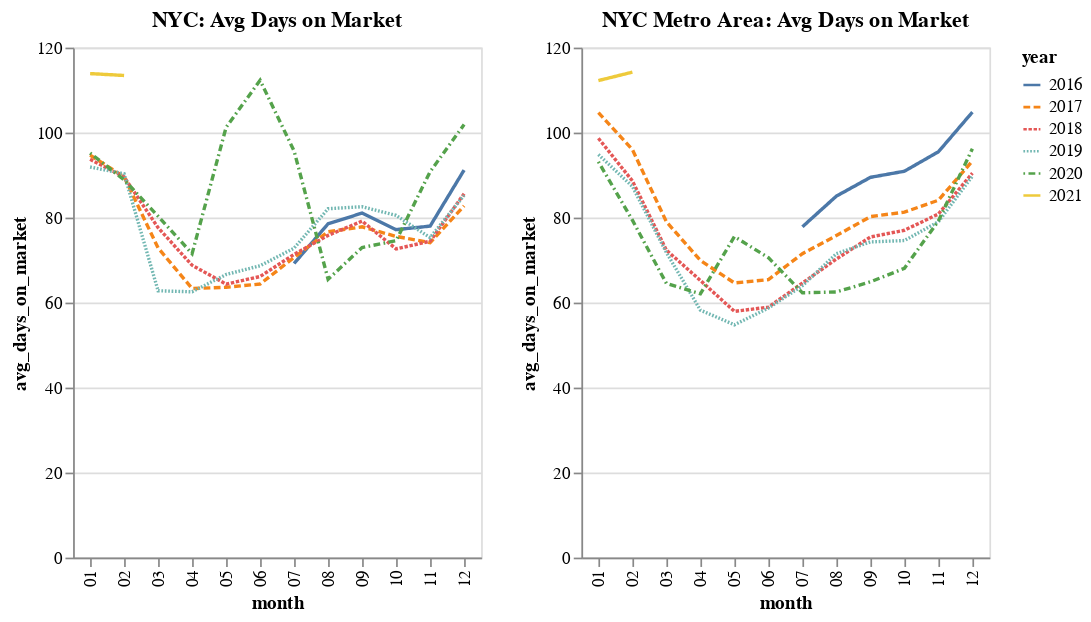

The cell this chart's notebook holds for it:
### Code cell
sup_nyc = alt.Chart(avg_hotness_nyc).mark_line().encode(
    x='month',
    y='avg_days_on_market',
    color='year',
    strokeDash='year',
).properties(title='NYC: Avg Days on Market')

dem_nyc = alt.Chart(avg_hotness_metro).mark_line().encode(
    x='month',
    y='avg_days_on_market',
    color='year',
    strokeDash='year',
).properties(title='NYC Metro Area: Avg Days on Market')

alt.hconcat(
   sup_nyc,
   dem_nyc,
)

### Figure 1 — Vega-Lite specification as saved in the notebook (floating-point values rounded to 4 significant figures)
{"config": {"view": {"continuousWidth": 400, "continuousHeight": 300}}, "hconcat": [{"data": {"name": "data-a573494c2784fa675849f02096a9c730"}, "mark": "line", "encoding": {"color": {"type": "nominal", "field": "year"}, "strokeDash": {"type": "nominal", "field": "year"}, "x": {"type": "nominal", "field": "month"}, "y": {"type": "quantitative", "field": "avg_days_on_market"}}, "title": "NYC: Avg Days on Market"}, {"data": {"name": "data-26e471bf45450fcedf46d312ef8ec84b"}, "mark": "line", "encoding": {"color": {"type": "nominal", "field": "year"}, "strokeDash": {"type": "nominal", "field": "year"}, "x": {"type": "nominal", "field": "month"}, "y": {"type": "quantitative", "field": "avg_days_on_market"}}, "title": "NYC Metro Area: Avg Days on Market"}], "$schema": "https://vega.github.io/schema/vega-lite/v4.8.1.json", "datasets": {"data-a573494c2784fa675849f02096a9c730": [{"month": "07", "year": "2016", "avg_listing_price": 973700.0, "sum_active_listing_count": 12368, "avg_days_on_market": 69.2, "sum_new_listing_count": 2700, "sum_total_listing_count": 17443}, {"month": "08", "year": "2016", "avg_listing_price": 965600.0, "sum_active_listing_count": 11986, "avg_days_on_market": 78.56, "sum_new_listing_count": 2292, "sum_total_listing_count": 16966}, {"month": "09", "year": "2016", "avg_listing_price": 948900.0, "sum_active_listing_count": 12370, "avg_days_on_market": 81.06, "sum_new_listing_count": 3556, "sum_total_listing_count": 17356}, {"month": "10", "year": "2016", "avg_listing_price": 936900.0, "sum_active_listing_count": 13007, "avg_days_on_market": 77.17, "sum_new_listing_count": 3260, "sum_total_listing_count": 18026}, {"month": "11", "year": "2016", "avg_listing_price": 963300.0, "sum_active_listing_count": 13865, "avg_days_on_market": 77.99, "sum_new_listing_count": 3884, "sum_total_listing_count": 19422}, {"month": "12", "year": "2016", "avg_listing_price": 995800.0, "sum_active_listing_count": 12601, "avg_days_on_market": 91.19, "sum_new_listing_count": 1428, "sum_total_listing_count": 18268}, {"month": "01", "year": "2017", "avg_listing_price": 1007000.0, "sum_active_listing_count": 12071, "avg_days_on_market": 94.7, "sum_new_listing_count": 3512, "sum_total_listing_count": 17545}, {"month": "02", "year": "2017", "avg_listing_price": 1004000.0, "sum_active_listing_count": 12410, "avg_days_on_market": 89.6, "sum_new_listing_count": 3388, "sum_total_listing_count": 18090}, {"month": "03", "year": "2017", "avg_listing_price": 1022000.0, "sum_active_listing_count": 12984, "avg_days_on_market": 72.86, "sum_new_listing_count": 3804, "sum_total_listing_count": 18914}, {"month": "04", "year": "2017", "avg_listing_price": 1016000.0, "sum_active_listing_count": 13834, "avg_days_on_market": 63.3, "sum_new_listing_count": 4320, "sum_total_listing_count": 20054}, {"month": "05", "year": "2017", "avg_listing_price": 1030000.0, "sum_active_listing_count": 15277, "avg_days_on_market": 63.6, "sum_new_listing_count": 5192, "sum_total_listing_count": 21802}, {"month": "06", "year": "2017", "avg_listing_price": 1005000.0, "sum_active_listing_count": 15487, "avg_days_on_market": 64.37, "sum_new_listing_count": 4512, "sum_total_listing_count": 21801}, {"month": "07", "year": "2017", "avg_listing_price": 1049000.0, "sum_active_listing_count": 14982, "avg_days_on_market": 70.63, "sum_new_listing_count": 3740, "sum_total_listing_count": 21096}, {"month": "08", "year": "2017", "avg_listing_price": 1015000.0, "sum_active_listing_count": 13807, "avg_days_on_market": 76.66, "sum_new_listing_count": 3268, "sum_total_listing_count": 18728}, {"month": "09", "year": "2017", "avg_listing_price": 998300.0, "sum_active_listing_count": 13831, "avg_days_on_market": 77.82, "sum_new_listing_count": 4112, "sum_total_listing_count": 18537}, {"month": "10", "year": "2017", "avg_listing_price": 999800.0, "sum_active_listing_count": 14724, "avg_days_on_market": 75.58, "sum_new_listing_count": 3880, "sum_total_listing_count": 19920}, {"month": "11", "year": "2017", "avg_listing_price": 1002000.0, "sum_active_listing_count": 13894, "avg_days_on_market": 74.11, "sum_new_listing_count": 2620, "sum_total_listing_count": 18942}, {"month": "12", "year": "2017", "avg_listing_price": 1016000.0, "sum_active_listing_count": 12834, "avg_days_on_market": 82.75, "sum_new_listing_count": 1896, "sum_total_listing_count": 32758}, {"month": "01", "year": "2018", "avg_listing_price": 1063000.0, "sum_active_listing_count": 12109, "avg_days_on_market": 93.71, "sum_new_listing_count": 3112, "sum_total_listing_count": 31557}, {"month": "02", "year": "2018", "avg_listing_price": 1022000.0, "sum_active_listing_count": 13616, "avg_days_on_market": 89.58, "sum_new_listing_count": 4240, "sum_total_listing_count": 31744}, {"month": "03", "year": "2018", "avg_listing_price": 972500.0, "sum_active_listing_count": 14785, "avg_days_on_market": 77.62, "sum_new_listing_count": 4224, "sum_total_listing_count": 19553}, {"month": "04", "year": "2018", "avg_listing_price": 976400.0, "sum_active_listing_count": 16631, "avg_days_on_market": 68.78, "sum_new_listing_count": 5404, "sum_total_listing_count": 21598}, {"month": "05", "year": "2018", "avg_listing_price": 977400.0, "sum_active_listing_count": 18149, "avg_days_on_market": 64.35, "sum_new_listing_count": 4908, "sum_total_listing_count": 23201}, {"month": "06", "year": "2018", "avg_listing_price": 977300.0, "sum_active_listing_count": 18749, "avg_days_on_market": 66.14, "sum_new_listing_count": 4652, "sum_total_listing_count": 24540}, {"month": "07", "year": "2018", "avg_listing_price": 1003000.0, "sum_active_listing_count": 18021, "avg_days_on_market": 71.35, "sum_new_listing_count": 3388, "sum_total_listing_count": 23770}, {"month": "08", "year": "2018", "avg_listing_price": 973000.0, "sum_active_listing_count": 17435, "avg_days_on_market": 75.81, "sum_new_listing_count": 3292, "sum_total_listing_count": 22946}, {"month": "09", "year": "2018", "avg_listing_price": 960200.0, "sum_active_listing_count": 18246, "avg_days_on_market": 79.17, "sum_new_listing_count": 5284, "sum_total_listing_count": 23496}, {"month": "10", "year": "2018", "avg_listing_price": 941500.0, "sum_active_listing_count": 19230, "avg_days_on_market": 72.64, "sum_new_listing_count": 4364, "sum_total_listing_count": 24194}, {"month": "11", "year": "2018", "avg_listing_price": 921900.0, "sum_active_listing_count": 19126, "avg_days_on_market": 74.44, "sum_new_listing_count": 3108, "sum_total_listing_count": 24104}, {"month": "12", "year": "2018", "avg_listing_price": 947000.0, "sum_active_listing_count": 17457, "avg_days_on_market": 85.62, "sum_new_listing_count": 2048, "sum_total_listing_count": 22538}, {"month": "01", "year": "2019", "avg_listing_price": 930900.0, "sum_active_listing_count": 16195, "avg_days_on_market": 91.91, "sum_new_listing_count": 4824, "sum_total_listing_count": 21044}, {"month": "02", "year": "2019", "avg_listing_price": 946000.0, "sum_active_listing_count": 16764, "avg_days_on_market": 90.31, "sum_new_listing_count": 3644, "sum_total_listing_count": 21653}, {"month": "03", "year": "2019", "avg_listing_price": 950500.0, "sum_active_listing_count": 17675, "avg_days_on_market": 62.78, "sum_new_listing_count": 4176, "sum_total_listing_count": 22458}, {"month": "04", "year": "2019", "avg_listing_price": 955200.0, "sum_active_listing_count": 18912, "avg_days_on_market": 62.54, "sum_new_listing_count": 5064, "sum_total_listing_count": 23567}, {"month": "05", "year": "2019", "avg_listing_price": 938500.0, "sum_active_listing_count": 20625, "avg_days_on_market": 66.62, "sum_new_listing_count": 5100, "sum_total_listing_count": 26331}, {"month": "06", "year": "2019", "avg_listing_price": 936500.0, "sum_active_listing_count": 21448, "avg_days_on_market": 68.67, "sum_new_listing_count": 4744, "sum_total_listing_count": 27268}, {"month": "07", "year": "2019", "avg_listing_price": 923200.0, "sum_active_listing_count": 20559, "avg_days_on_market": 72.81, "sum_new_listing_count": 3788, "sum_total_listing_count": 26242}, {"month": "08", "year": "2019", "avg_listing_price": 918600.0, "sum_active_listing_count": 20485, "avg_days_on_market": 82.09, "sum_new_listing_count": 4760, "sum_total_listing_count": 27176}, {"month": "09", "year": "2019", "avg_listing_price": 921000.0, "sum_active_listing_count": 20468, "avg_days_on_market": 82.56, "sum_new_listing_count": 5392, "sum_total_listing_count": 28320}, {"month": "10", "year": "2019", "avg_listing_price": 924600.0, "sum_active_listing_count": 20839, "avg_days_on_market": 80.52, "sum_new_listing_count": 4136, "sum_total_listing_count": 28739}, {"month": "11", "year": "2019", "avg_listing_price": 908500.0, "sum_active_listing_count": 20589, "avg_days_on_market": 75.3, "sum_new_listing_count": 3364, "sum_total_listing_count": 28847}, {"month": "12", "year": "2019", "avg_listing_price": 928800.0, "sum_active_listing_count": 18520, "avg_days_on_market": 85.24, "sum_new_listing_count": 1868, "sum_total_listing_count": 26611}, {"month": "01", "year": "2020", "avg_listing_price": 935600.0, "sum_active_listing_count": 17016, "avg_days_on_market": 95.18, "sum_new_listing_count": 3376, "sum_total_listing_count": 24784}, {"month": "02", "year": "2020", "avg_listing_price": 925600.0, "sum_active_listing_count": 17611, "avg_days_on_market": 88.89, "sum_new_listing_count": 4304, "sum_total_listing_count": 25302}, {"month": "03", "year": "2020", "avg_listing_price": 926400.0, "sum_active_listing_count": 17777, "avg_days_on_market": 80.33, "sum_new_listing_count": 2892, "sum_total_listing_count": 25926}, {"month": "04", "year": "2020", "avg_listing_price": 933000.0, "sum_active_listing_count": 19493, "avg_days_on_market": 71.51, "sum_new_listing_count": 2220, "sum_total_listing_count": 29325}, {"month": "05", "year": "2020", "avg_listing_price": 911600.0, "sum_active_listing_count": 16234, "avg_days_on_market": 101.2, "sum_new_listing_count": 1972, "sum_total_listing_count": 23978}, {"month": "06", "year": "2020", "avg_listing_price": 923600.0, "sum_active_listing_count": 17543, "avg_days_on_market": 112.3, "sum_new_listing_count": 4160, "sum_total_listing_count": 25028}, {"month": "07", "year": "2020", "avg_listing_price": 877700.0, "sum_active_listing_count": 21168, "avg_days_on_market": 95.66, "sum_new_listing_count": 6420, "sum_total_listing_count": 28478}, {"month": "08", "year": "2020", "avg_listing_price": 849200.0, "sum_active_listing_count": 25434, "avg_days_on_market": 65.5, "sum_new_listing_count": 6332, "sum_total_listing_count": 34353}, {"month": "09", "year": "2020", "avg_listing_price": 839600.0, "sum_active_listing_count": 26443, "avg_days_on_market": 72.95, "sum_new_listing_count": 6212, "sum_total_listing_count": 36215}, {"month": "10", "year": "2020", "avg_listing_price": 832000.0, "sum_active_listing_count": 28299, "avg_days_on_market": 74.57, "sum_new_listing_count": 8420, "sum_total_listing_count": 39314}, {"month": "11", "year": "2020", "avg_listing_price": 823500.0, "sum_active_listing_count": 27347, "avg_days_on_market": 90.8, "sum_new_listing_count": 3668, "sum_total_listing_count": 38546}, {"month": "12", "year": "2020", "avg_listing_price": 822400.0, "sum_active_listing_count": 25109, "avg_days_on_market": 101.9, "sum_new_listing_count": 2556, "sum_total_listing_count": 36140}, {"month": "01", "year": "2021", "avg_listing_price": 829900.0, "sum_active_listing_count": 22725, "avg_days_on_market": 113.9, "sum_new_listing_count": 4104, "sum_total_listing_count": 33413}, {"month": "02", "year": "2021", "avg_listing_price": 826200.0, "sum_active_listing_count": 22021, "avg_days_on_market": 113.4, "sum_new_listing_count": 4200, "sum_total_listing_count": 32212}], "data-26e471bf45450fcedf46d312ef8ec84b": [{"month": "07", "year": "2016", "avg_listing_price": 551600.0, "sum_active_listing_count": 94568, "avg_days_on_market": 77.83, "sum_new_listing_count": 20624, "sum_total_listing_count": 102763}, {"month": "08", "year": "2016", "avg_listing_price": 550000.0, "sum_active_listing_count": 91865, "avg_days_on_market": 85.06, "sum_new_listing_count": 17756, "sum_total_listing_count": 99651}, {"month": "09", "year": "2016", "avg_listing_price": 554200.0, "sum_active_listing_count": 88767, "avg_days_on_market": 89.47, "sum_new_listing_count": 19468, "sum_total_listing_count": 95739}, {"month": "10", "year": "2016", "avg_listing_price": 554000.0, "sum_active_listing_count": 85931, "avg_days_on_market": 90.91, "sum_new_listing_count": 17740, "sum_total_listing_count": 93092}, {"month": "11", "year": "2016", "avg_listing_price": 557400.0, "sum_active_listing_count": 79212, "avg_days_on_market": 95.49, "sum_new_listing_count": 13420, "sum_total_listing_count": 85998}, {"month": "12", "year": "2016", "avg_listing_price": 559600.0, "sum_active_listing_count": 69493, "avg_days_on_market": 104.8, "sum_new_listing_count": 8056, "sum_total_listing_count": 75333}, {"month": "01", "year": "2017", "avg_listing_price": 561800.0, "sum_active_listing_count": 64598, "avg_days_on_market": 104.7, "sum_new_listing_count": 20524, "sum_total_listing_count": 69889}, {"month": "02", "year": "2017", "avg_listing_price": 567000.0, "sum_active_listing_count": 66806, "avg_days_on_market": 96.01, "sum_new_listing_count": 19184, "sum_total_listing_count": 72549}, {"month": "03", "year": "2017", "avg_listing_price": 575200.0, "sum_active_listing_count": 70361, "avg_days_on_market": 79.02, "sum_new_listing_count": 22944, "sum_total_listing_count": 77166}, {"month": "04", "year": "2017", "avg_listing_price": 580200.0, "sum_active_listing_count": 73885, "avg_days_on_market": 69.92, "sum_new_listing_count": 25632, "sum_total_listing_count": 81730}, {"month": "05", "year": "2017", "avg_listing_price": 580400.0, "sum_active_listing_count": 79434, "avg_days_on_market": 64.62, "sum_new_listing_count": 26848, "sum_total_listing_count": 87860}, {"month": "06", "year": "2017", "avg_listing_price": 586100.0, "sum_active_listing_count": 81575, "avg_days_on_market": 65.4, "sum_new_listing_count": 24176, "sum_total_listing_count": 90011}, {"month": "07", "year": "2017", "avg_listing_price": 583000.0, "sum_active_listing_count": 81487, "avg_days_on_market": 71.51, "sum_new_listing_count": 21072, "sum_total_listing_count": 89603}, {"month": "08", "year": "2017", "avg_listing_price": 580400.0, "sum_active_listing_count": 80361, "avg_days_on_market": 75.78, "sum_new_listing_count": 19368, "sum_total_listing_count": 84491}, {"month": "09", "year": "2017", "avg_listing_price": 576300.0, "sum_active_listing_count": 78800, "avg_days_on_market": 80.23, "sum_new_listing_count": 19584, "sum_total_listing_count": 82667}, {"month": "10", "year": "2017", "avg_listing_price": 574800.0, "sum_active_listing_count": 76764, "avg_days_on_market": 81.29, "sum_new_listing_count": 18088, "sum_total_listing_count": 80189}, {"month": "11", "year": "2017", "avg_listing_price": 577400.0, "sum_active_listing_count": 72016, "avg_days_on_market": 84.08, "sum_new_listing_count": 13704, "sum_total_listing_count": 74462}, {"month": "12", "year": "2017", "avg_listing_price": 577300.0, "sum_active_listing_count": 63962, "avg_days_on_market": 93.32, "sum_new_listing_count": 9616, "sum_total_listing_count": 73430}, {"month": "01", "year": "2018", "avg_listing_price": 581200.0, "sum_active_listing_count": 57661, "avg_days_on_market": 98.66, "sum_new_listing_count": 14408, "sum_total_listing_count": 65529}, {"month": "02", "year": "2018", "avg_listing_price": 582100.0, "sum_active_listing_count": 59947, "avg_days_on_market": 88.64, "sum_new_listing_count": 19156, "sum_total_listing_count": 67759}, {"month": "03", "year": "2018", "avg_listing_price": 594400.0, "sum_active_listing_count": 64485, "avg_days_on_market": 72.34, "sum_new_listing_count": 21844, "sum_total_listing_count": 66849}, {"month": "04", "year": "2018", "avg_listing_price": 594100.0, "sum_active_listing_count": 68715, "avg_days_on_market": 65.21, "sum_new_listing_count": 26448, "sum_total_listing_count": 71461}, {"month": "05", "year": "2018", "avg_listing_price": 600400.0, "sum_active_listing_count": 75006, "avg_days_on_market": 57.94, "sum_new_listing_count": 27056, "sum_total_listing_count": 77838}, {"month": "06", "year": "2018", "avg_listing_price": 602000.0, "sum_active_listing_count": 79303, "avg_days_on_market": 58.92, "sum_new_listing_count": 25372, "sum_total_listing_count": 82216}, {"month": "07", "year": "2018", "avg_listing_price": 598500.0, "sum_active_listing_count": 80289, "avg_days_on_market": 64.6, "sum_new_listing_count": 21344, "sum_total_listing_count": 83039}, {"month": "08", "year": "2018", "avg_listing_price": 592800.0, "sum_active_listing_count": 79890, "avg_days_on_market": 70.25, "sum_new_listing_count": 19944, "sum_total_listing_count": 82487}, {"month": "09", "year": "2018", "avg_listing_price": 591800.0, "sum_active_listing_count": 80044, "avg_days_on_market": 75.44, "sum_new_listing_count": 21012, "sum_total_listing_count": 82788}, {"month": "10", "year": "2018", "avg_listing_price": 584200.0, "sum_active_listing_count": 79551, "avg_days_on_market": 77.02, "sum_new_listing_count": 19124, "sum_total_listing_count": 82245}, {"month": "11", "year": "2018", "avg_listing_price": 583300.0, "sum_active_listing_count": 75354, "avg_days_on_market": 80.84, "sum_new_listing_count": 14004, "sum_total_listing_count": 78018}, {"month": "12", "year": "2018", "avg_listing_price": 584000.0, "sum_active_listing_count": 67611, "avg_days_on_market": 90.47, "sum_new_listing_count": 10264, "sum_total_listing_count": 70200}, {"month": "01", "year": "2019", "avg_listing_price": 585900.0, "sum_active_listing_count": 61935, "avg_days_on_market": 94.84, "sum_new_listing_count": 21452, "sum_total_listing_count": 64067}, {"month": "02", "year": "2019", "avg_listing_price": 589900.0, "sum_active_listing_count": 64042, "avg_days_on_market": 87.33, "sum_new_listing_count": 19016, "sum_total_listing_count": 66246}, {"month": "03", "year": "2019", "avg_listing_price": 596400.0, "sum_active_listing_count": 68127, "avg_days_on_market": 71.78, "sum_new_listing_count": 22340, "sum_total_listing_count": 70628}, {"month": "04", "year": "2019", "avg_listing_price": 603000.0, "sum_active_listing_count": 73041, "avg_days_on_market": 58.23, "sum_new_listing_count": 25572, "sum_total_listing_count": 75565}, {"month": "05", "year": "2019", "avg_listing_price": 594900.0, "sum_active_listing_count": 79382, "avg_days_on_market": 54.79, "sum_new_listing_count": 27760, "sum_total_listing_count": 82220}, {"month": "06", "year": "2019", "avg_listing_price": 594300.0, "sum_active_listing_count": 82195, "avg_days_on_market": 58.72, "sum_new_listing_count": 25412, "sum_total_listing_count": 85548}, {"month": "07", "year": "2019", "avg_listing_price": 598900.0, "sum_active_listing_count": 81712, "avg_days_on_market": 63.97, "sum_new_listing_count": 20484, "sum_total_listing_count": 85010}, {"month": "08", "year": "2019", "avg_listing_price": 596500.0, "sum_active_listing_count": 80631, "avg_days_on_market": 71.51, "sum_new_listing_count": 23588, "sum_total_listing_count": 87072}, {"month": "09", "year": "2019", "avg_listing_price": 592100.0, "sum_active_listing_count": 78721, "avg_days_on_market": 74.28, "sum_new_listing_count": 23640, "sum_total_listing_count": 89312}, {"month": "10", "year": "2019", "avg_listing_price": 593400.0, "sum_active_listing_count": 75595, "avg_days_on_market": 74.6, "sum_new_listing_count": 17996, "sum_total_listing_count": 86213}, {"month": "11", "year": "2019", "avg_listing_price": 596400.0, "sum_active_listing_count": 69640, "avg_days_on_market": 79.02, "sum_new_listing_count": 13816, "sum_total_listing_count": 79859}, {"month": "12", "year": "2019", "avg_listing_price": 602100.0, "sum_active_listing_count": 59462, "avg_days_on_market": 89.76, "sum_new_listing_count": 7592, "sum_total_listing_count": 68712}, {"month": "01", "year": "2020", "avg_listing_price": 606200.0, "sum_active_listing_count": 53624, "avg_days_on_market": 93.14, "sum_new_listing_count": 14872, "sum_total_listing_count": 62199}, {"month": "02", "year": "2020", "avg_listing_price": 605700.0, "sum_active_listing_count": 55772, "avg_days_on_market": 79.39, "sum_new_listing_count": 19724, "sum_total_listing_count": 64343}, {"month": "03", "year": "2020", "avg_listing_price": 607300.0, "sum_active_listing_count": 58495, "avg_days_on_market": 64.51, "sum_new_listing_count": 18188, "sum_total_listing_count": 67798}, {"month": "04", "year": "2020", "avg_listing_price": 610300.0, "sum_active_listing_count": 59842, "avg_days_on_market": 62.08, "sum_new_listing_count": 8228, "sum_total_listing_count": 72667}, {"month": "05", "year": "2020", "avg_listing_price": 614700.0, "sum_active_listing_count": 60235, "avg_days_on_market": 75.53, "sum_new_listing_count": 16228, "sum_total_listing_count": 75543}, {"month": "06", "year": "2020", "avg_listing_price": 621300.0, "sum_active_listing_count": 63187, "avg_days_on_market": 70.57, "sum_new_listing_count": 25352, "sum_total_listing_count": 80695}, {"month": "07", "year": "2020", "avg_listing_price": 631700.0, "sum_active_listing_count": 63071, "avg_days_on_market": 62.3, "sum_new_listing_count": 24496, "sum_total_listing_count": 83696}, {"month": "08", "year": "2020", "avg_listing_price": 643400.0, "sum_active_listing_count": 60976, "avg_days_on_market": 62.5, "sum_new_listing_count": 23592, "sum_total_listing_count": 85087}, {"month": "09", "year": "2020", "avg_listing_price": 650300.0, "sum_active_listing_count": 59833, "avg_days_on_market": 64.88, "sum_new_listing_count": 23668, "sum_total_listing_count": 85181}, {"month": "10", "year": "2020", "avg_listing_price": 649900.0, "sum_active_listing_count": 59330, "avg_days_on_market": 68.07, "sum_new_listing_count": 21496, "sum_total_listing_count": 86765}, {"month": "11", "year": "2020", "avg_listing_price": 657300.0, "sum_active_listing_count": 54253, "avg_days_on_market": 79.22, "sum_new_listing_count": 14032, "sum_total_listing_count": 80094}, {"month": "12", "year": "2020", "avg_listing_price": 667500.0, "sum_active_listing_count": 47247, "avg_days_on_market": 96.22, "sum_new_listing_count": 9232, "sum_total_listing_count": 70133}, {"month": "01", "year": "2021", "avg_listing_price": 682400.0, "sum_active_listing_count": 40827, "avg_days_on_market": 112.2, "sum_new_listing_count": 12072, "sum_total_listing_count": 59930}, {"month": "02", "year": "2021", "avg_listing_price": 707700.0, "sum_active_listing_count": 37563, "avg_days_on_market": 114.2, "sum_new_listing_count": 12572, "sum_total_listing_count": 55388}]}}
